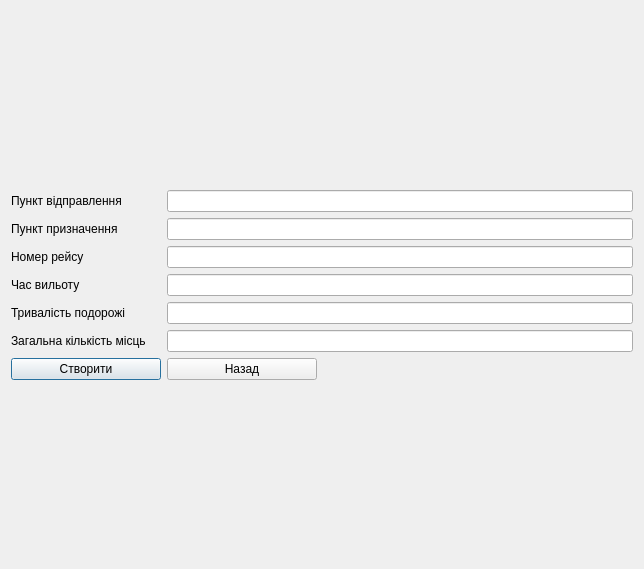
<?xml version="1.0" encoding="UTF-8"?>
<ui version="4.0">
 <class>createPlain</class>
 <widget class="QDialog" name="createPlain">
  <property name="geometry">
   <rect>
    <x>0</x>
    <y>0</y>
    <width>644</width>
    <height>569</height>
   </rect>
  </property>
  <property name="windowTitle">
   <string>Dialog</string>
  </property>
  <layout class="QGridLayout" name="gridLayout">
   <item row="7" column="0">
    <spacer name="verticalSpacer_2">
     <property name="orientation">
      <enum>Qt::Orientation::Vertical</enum>
     </property>
     <property name="sizeHint" stdset="0">
      <size>
       <width>184</width>
       <height>125</height>
      </size>
     </property>
    </spacer>
   </item>
   <item row="0" column="0">
    <spacer name="verticalSpacer">
     <property name="orientation">
      <enum>Qt::Orientation::Vertical</enum>
     </property>
     <property name="sizeHint" stdset="0">
      <size>
       <width>184</width>
       <height>125</height>
      </size>
     </property>
    </spacer>
   </item>
   <item row="1" column="0">
    <layout class="QFormLayout" name="formLayout">
     <item row="0" column="0">
      <widget class="QLabel" name="label_7">
       <property name="text">
        <string>Пункт відправлення</string>
       </property>
      </widget>
     </item>
     <item row="0" column="1">
      <widget class="QLineEdit" name="departurePoint">
       <property name="minimumSize">
        <size>
         <width>250</width>
         <height>0</height>
        </size>
       </property>
      </widget>
     </item>
     <item row="1" column="0">
      <widget class="QLabel" name="label">
       <property name="text">
        <string>Пункт призначення</string>
       </property>
      </widget>
     </item>
     <item row="1" column="1">
      <widget class="QLineEdit" name="destinationPoint"/>
     </item>
     <item row="2" column="0">
      <widget class="QLabel" name="label_2">
       <property name="text">
        <string>Номер рейсу</string>
       </property>
      </widget>
     </item>
     <item row="2" column="1">
      <widget class="QLineEdit" name="numberWay"/>
     </item>
     <item row="3" column="0">
      <widget class="QLabel" name="label_3">
       <property name="text">
        <string>Час вильоту</string>
       </property>
      </widget>
     </item>
     <item row="3" column="1">
      <widget class="QLineEdit" name="timeFly"/>
     </item>
     <item row="4" column="0">
      <widget class="QLabel" name="label_4">
       <property name="text">
        <string>Тривалість подорожі</string>
       </property>
      </widget>
     </item>
     <item row="4" column="1">
      <widget class="QLineEdit" name="durationP"/>
     </item>
     <item row="5" column="0">
      <widget class="QLabel" name="label_5">
       <property name="text">
        <string>Загальна кількість місць</string>
       </property>
      </widget>
     </item>
     <item row="5" column="1">
      <widget class="QLineEdit" name="generalSitsP"/>
     </item>
     <item row="6" column="0">
      <widget class="QPushButton" name="btCreatePlain">
       <property name="minimumSize">
        <size>
         <width>150</width>
         <height>0</height>
        </size>
       </property>
       <property name="maximumSize">
        <size>
         <width>300</width>
         <height>16777215</height>
        </size>
       </property>
       <property name="text">
        <string>Створити</string>
       </property>
      </widget>
     </item>
     <item row="6" column="1">
      <widget class="QPushButton" name="btnBack">
       <property name="maximumSize">
        <size>
         <width>150</width>
         <height>16777215</height>
        </size>
       </property>
       <property name="text">
        <string>Назад</string>
       </property>
      </widget>
     </item>
    </layout>
   </item>
  </layout>
 </widget>
 <resources/>
 <connections/>
</ui>
